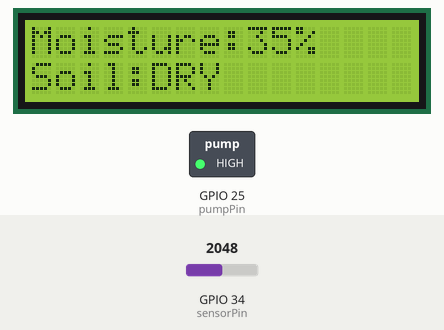
This sketch was run on a simulated ESP32. Shown: 16×2 character LCD, switched loads named in the sketch (green lamp = pin HIGH). The test bench sets the inputs (shaded band); at power-on: GPIO 34 (sensorPin) = 2048. What the sketch prints to the serial monitor is not drawn.

Above: at 3.2 s.
3.3 s: GPIO 34 (sensorPin) set to 1228
At 3.8 s:
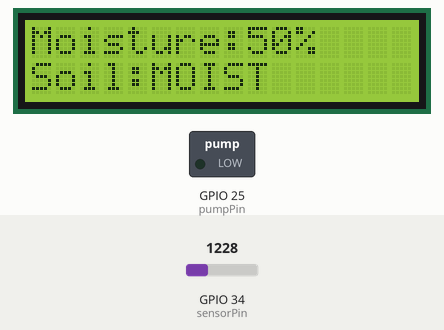
6.3 s: GPIO 34 (sensorPin) set to 2762
At 7.3 s:
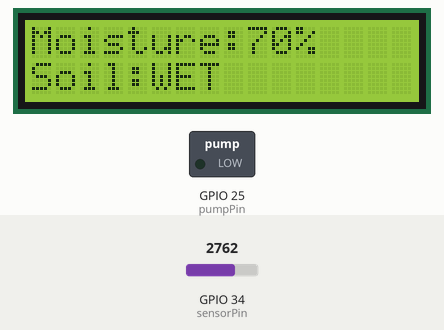
9.3 s: GPIO 34 (sensorPin) set to 2896
At 14.3 s:
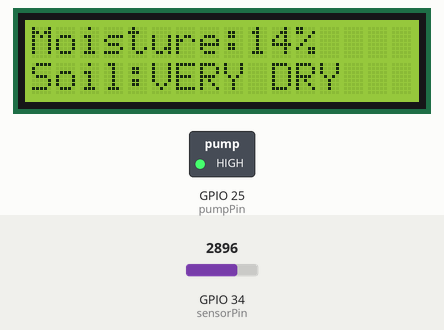
15.3 s: GPIO 34 (sensorPin) set to 491
At 18.6 s:
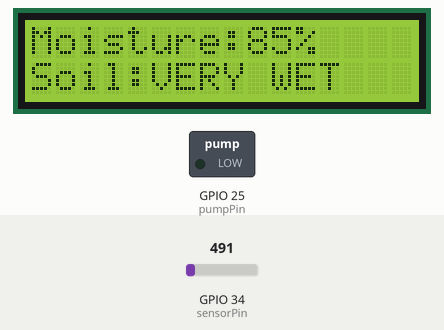
Timing chart, 0 to 18.8 s (numbered marks = the images above; inputs shaded):
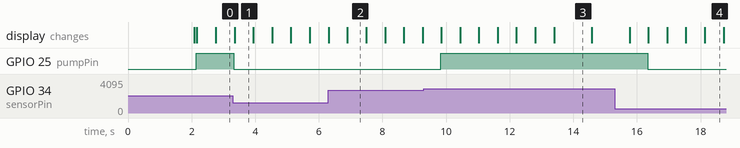

The sketch:

soil_pump_modified.ino
```cpp
#include <Wire.h>
#include <LiquidCrystal_I2C.h>

const int sensorPin = 34;
const int pumpPin   = 25;   // BC547 driver to relay IN

int dryValue = 3106;
int wetValue = 1578;

LiquidCrystal_I2C lcd(0x27,16,2);

float smoothedMoisture = 0;

// --- Pump cycle control ---
bool watering = false;
bool pumpRunning = false;
unsigned long lastToggle = 0;

const unsigned long pumpOnTime  = 6000;   // realistic 6 sec ON
const unsigned long pumpOffTime = 12000;   // realistic 12 sec OFF

int cycleCount = 0;
const int maxCycles = 3;

// --- Read soil and smooth ---
int readSoil() {
  long total = 0;
  for(int i=0;i<20;i++){
    total += analogRead(sensorPin);
    delay(3);
  }
  return total / 20;
}

String soilCondition(int moisture){
  if(moisture <= 15) return "VERY DRY";
  else if(moisture <= 35) return "DRY";
  else if(moisture <= 60) return "MOIST";
  else if(moisture <= 80) return "WET";
  else return "VERY WET";
}

void setup(){
  Serial.begin(115200);

  pinMode(pumpPin, OUTPUT);
  digitalWrite(pumpPin, LOW);   // pump OFF initially

  Wire.begin(21,22);

  lcd.init();
  lcd.backlight();

  lcd.setCursor(0,0);
  lcd.print("Plant Monitor");
  delay(2000);
  lcd.clear();
}

void loop(){
  int raw = readSoil();

  int moisture = map(raw, dryValue, wetValue, 0, 100);
  moisture = constrain(moisture,0,100);

  smoothedMoisture = (smoothedMoisture * 0.7) + (moisture * 0.3);
  int stableMoisture = (int)smoothedMoisture;

  String condition = soilCondition(stableMoisture);

  unsigned long now = millis();

  // --- Start watering if below 30% and not already watering ---
  if(!watering && stableMoisture < 30){
    watering = true;
    pumpRunning = true;
    cycleCount = 0;
    lastToggle = now;
    digitalWrite(pumpPin, HIGH); // pump ON
    Serial.println("Watering started");
  }

  // --- Stop watering after max cycles or above 40% ---
  if(watering && (cycleCount >= maxCycles || stableMoisture > 40)){
    watering = false;
    pumpRunning = false;
    digitalWrite(pumpPin, LOW); // pump OFF
    Serial.println("Watering completed");
  }

  // --- Intermittent 3-cycle control ---
  if(watering){
    if(pumpRunning && (now - lastToggle >= pumpOnTime)){
      pumpRunning = false;
      lastToggle = now;
      digitalWrite(pumpPin, LOW);  // pump OFF
      cycleCount++;
      Serial.print("Pump OFF, cycle ");
      Serial.println(cycleCount);
    }
    else if(!pumpRunning && (now - lastToggle >= pumpOffTime)){
      if(cycleCount < maxCycles && stableMoisture < 40){
        pumpRunning = true;
        lastToggle = now;
        digitalWrite(pumpPin, HIGH); // pump ON
        Serial.print("Pump ON, cycle ");
        Serial.println(cycleCount + 1);
      }
    }
  }

  // --- Display ---
  Serial.print("Moisture: ");
  Serial.print(stableMoisture);
  Serial.print("%  ");
  Serial.println(condition);

  lcd.setCursor(0,0);
  lcd.print("Moisture:");
  lcd.print(stableMoisture);
  lcd.print("%   ");

  lcd.setCursor(0,1);
  lcd.print("Soil:");
  lcd.print(condition);
  lcd.print("     ");

  delay(500); // short delay for display stability
}
```

Measured:
- the behaviour switches between 2830 and 2831 on GPIO 34 (sensorPin) (found by bisection; images 2 and 3)
- after the input at 6.3 s, the display: first differs from a run without the input after 0.60 s (image 2)
- after the input at 9.3 s, GPIO 25 (pumpPin): LOW → HIGH after 0.53 s instead of 1.1 s
- after the input at 15.3 s, the display: first changes after 0.47 s (image 4 shows a later state)
- what the display in image 1 shows lasts 0.6 s, from 3.3 s to 3.9 s
- what the display in image 3 shows lasts 1.2 s, from 13.4 s to 14.6 s
